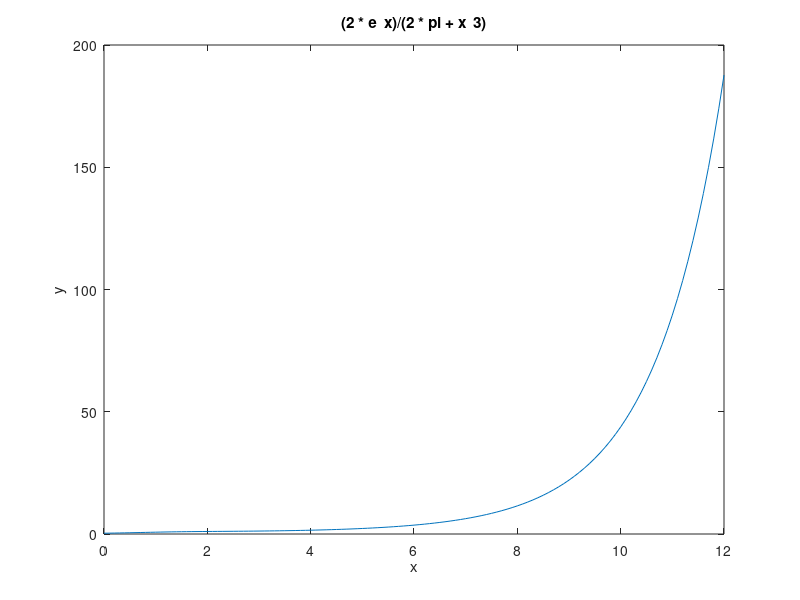

Reproduce this figure in MATLAB.
a = 0
b = 1.6
h = 0.16

function [x, fx] = fun_3(a, b, h)
  x = [a : h : b];
  fx = arrayfun(@(x) (2 * e ^ x)/(2 * pi + x ^ 3), x);
  if nargout < 2
        x = []
        x(:, 1) = [a : h : b]
        x(:, 2) = fx
  end
endfunction

[x, y] = fun_3(0, 12, 0.1)
plot(x, y)
title('(2 * e ^ x)/(2 * pi + x ^ 3)')
xlabel('x')
ylabel('y')
